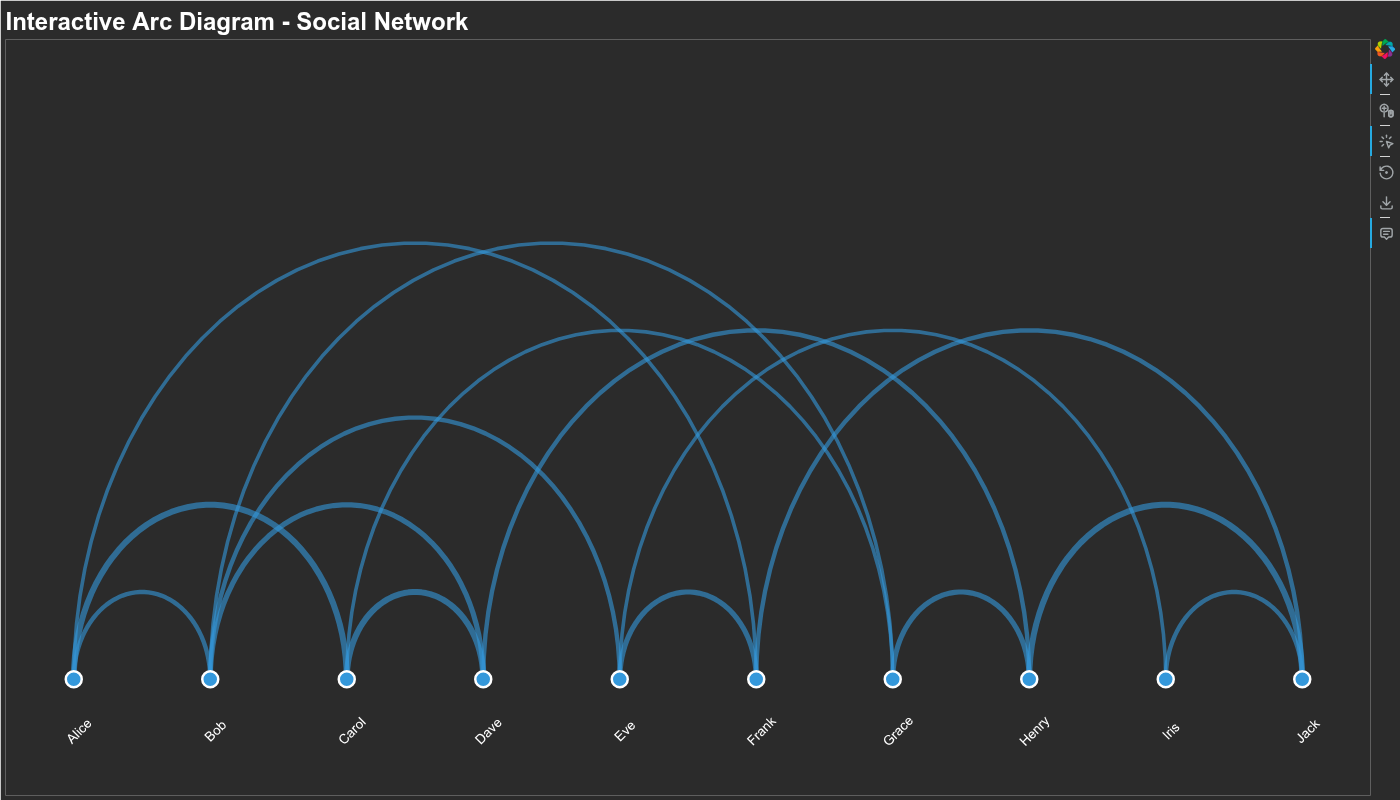

Write Python code to recreate this figure.
from bokeh_rocks import create_sample_network, plot_arc_diagram, show, save_plot

nodes, edges, colors, weights = create_sample_network('social')
arc2 = plot_arc_diagram(
    nodes=nodes,
    edges=edges,
    node_colors=colors,
    edge_weights=weights,
    title='Interactive Arc Diagram - Social Network',
    width=1400,
    height=800,
    node_size=16,
    arc_height_scale=3
)
show(arc2, browser=None)
save_plot(arc2, "output/custom_plots_02")
    
